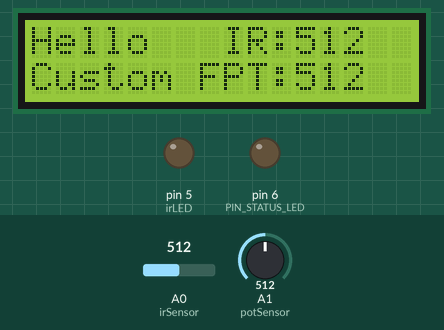
Bench run of a sketch on a simulated Arduino Uno, built with avr-gcc and run on an emulated ATmega328P. On the bench: 16×2 character LCD, output pins drawn as LEDs (lit = HIGH). Inputs (shaded band) come from the test bench; at power-on: A0 (irSensor) = 512, A1 (potSensor) = 512.

Above: at 1.2 s.
1.3 s: A0 (irSensor) set to 716
At 4.1 s:
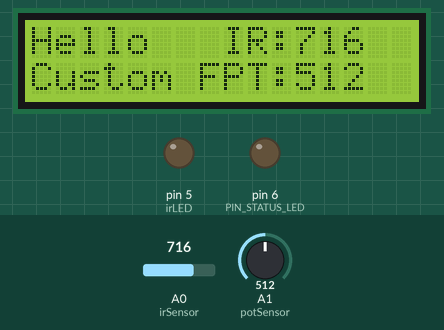
4.3 s: A1 (potSensor) set to 716
At 6.2 s:
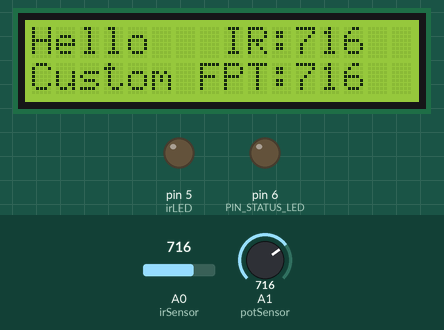
6.8 s: A0 (irSensor) set to 900
At 9.6 s:
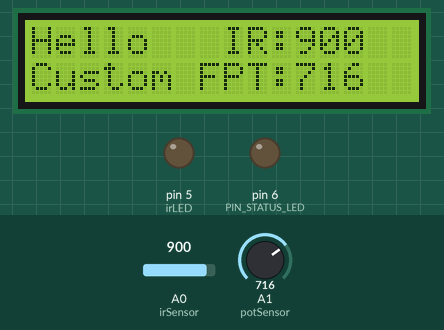
9.8 s: A1 (potSensor) set to 900
At 11.6 s:
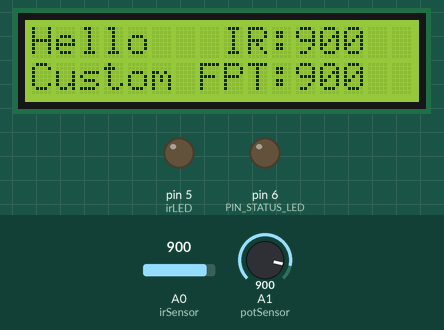
12.3 s: A0 (irSensor) set to 1023
At 15.0 s:
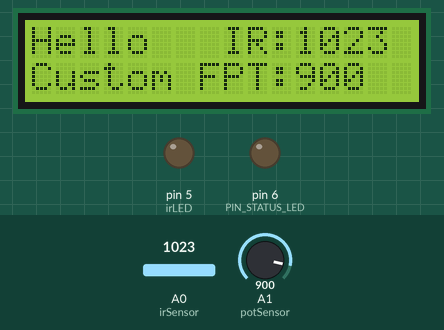
15.3 s: A1 (potSensor) set to 1023
At 17.0 s:
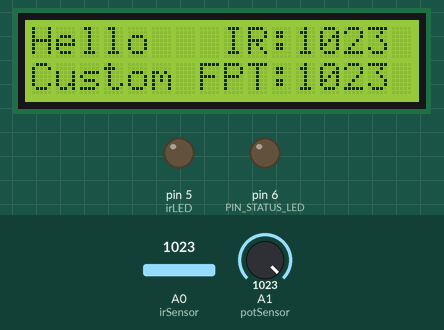
Timing chart, 0 to 18.5 s (numbered marks = the images above; inputs shaded):
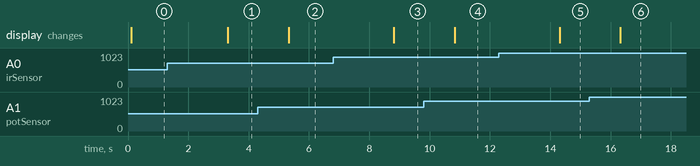

Measured:
- after the input at 1.3 s, the display: changes after 2.0 s (image 1)
- after the input at 4.3 s, the display: changes after 1.0 s (image 2)
- after the input at 6.8 s, the display: changes after 2.0 s (image 3)
- after the input at 9.8 s, the display: changes after 1.0 s (image 4)
- after the input at 12.3 s, the display: changes after 2.0 s (image 5)
- after the input at 15.3 s, the display: changes after 1.0 s (image 6)

The sketch:

irPotsimple.ino
```cpp
#include <LiquidCrystal.h>

const int rs = 12, en = 11, d4 = 10, d5 = 9, d6 = 8, d7 = 7;
LiquidCrystal lcd(rs, en, d4, d5, d6, d7);

#define PIN_SEND_IR 3
#define PIN_DETECT_IR 2
#define PIN_STATUS_LED 6


#define irLED 5


const int irSensor = A0;
volatile int irSensorValue = 0;

const int potSensor = A1;
volatile int potSensorValue = 0;

int lasttime = 0;


void setup()
{

  lcd.begin(16, 2);
  lcd.print("Hello");
  lcd.setCursor(0,1);
  lcd.print("Custom Flash");


  pinMode(PIN_DETECT_IR, INPUT);

  pinMode(PIN_STATUS_LED, OUTPUT);
  pinMode(irLED, OUTPUT);
}

void loop() {
  digitalWrite(PIN_SEND_IR, true);
  //digitalWrite(PIN_STATUS_LED, digitalRead(PIN_DETECT_IR));

  irSensorValue = analogRead(irSensor);
  potSensorValue = analogRead(potSensor);

  if (millis() - lasttime > 100)    // 100 millis = 0.1 sec
  {
    String irSensorString = String(irSensorValue);
    String hiString = String("IR:"+irSensorString);
    String clrHiString = String("IR:    ");
    lcd.setCursor(8,0);
    lcd.print(clrHiString);
    lcd.setCursor(8,0);
    lcd.print(hiString);

    String potSensorString = String(potSensorValue);
    String loString = String("PT:"+potSensorString);
    String clrLoString = String("PT:    ");
    lcd.setCursor(8,1);
    lcd.print(clrLoString);
    lcd.setCursor(8,1);
    lcd.print(loString);
    lasttime = millis();
  }

  if (irSensorValue > potSensorValue){
    flash();
    delay(2000);
  }

}

void flash(){
  for(int i=0; i<16; i++)
  {
    digitalWrite(irLED, HIGH);
    delayMicroseconds(11);
    digitalWrite(irLED, LOW);
    delayMicroseconds(11);
  }
  delayMicroseconds(7330);

  for(int i=0; i<16; i++)
  {
    digitalWrite(irLED, HIGH);
    delayMicroseconds(11);
    digitalWrite(irLED, LOW);
    delayMicroseconds(11);
  }
}
```
